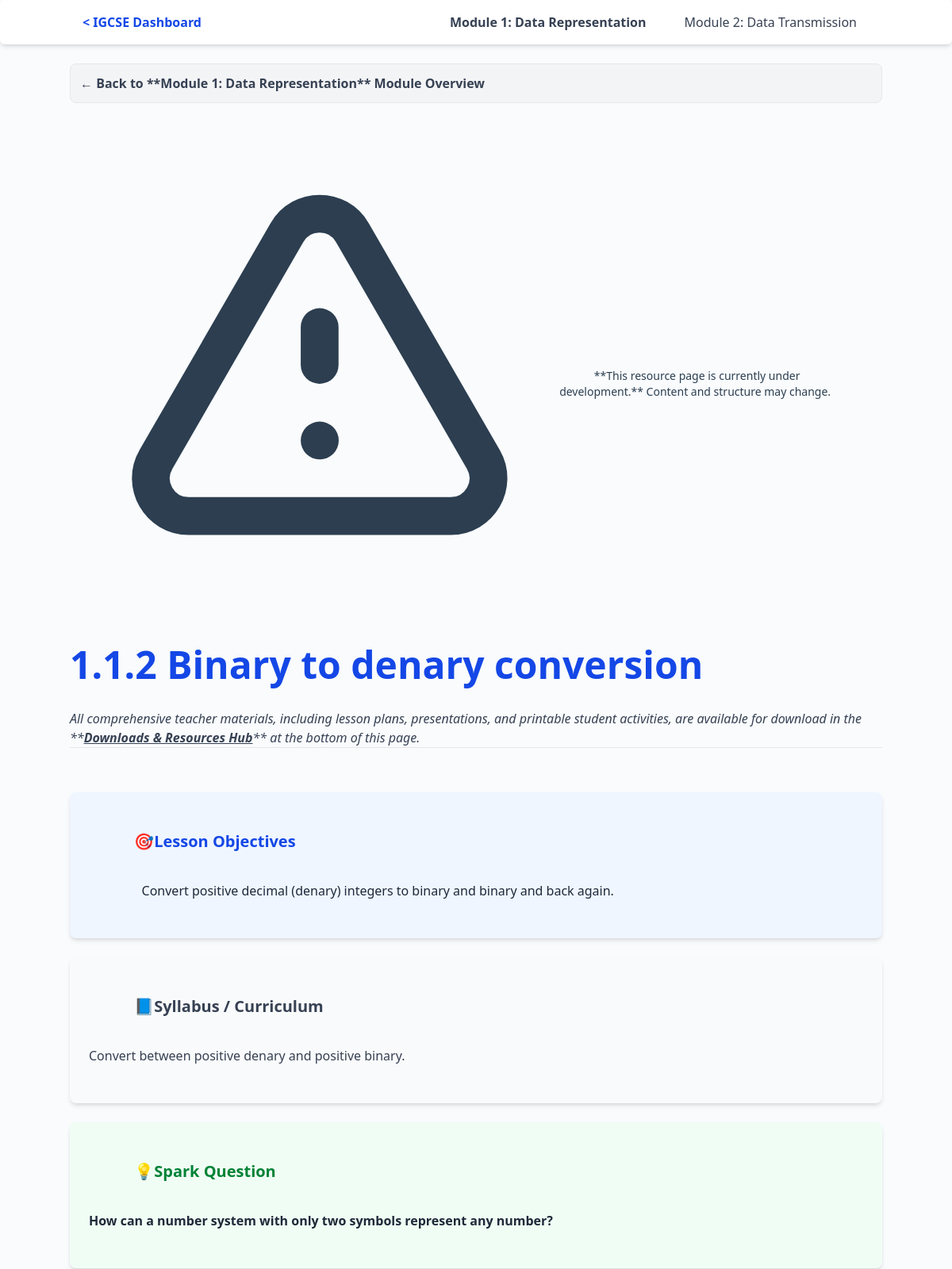
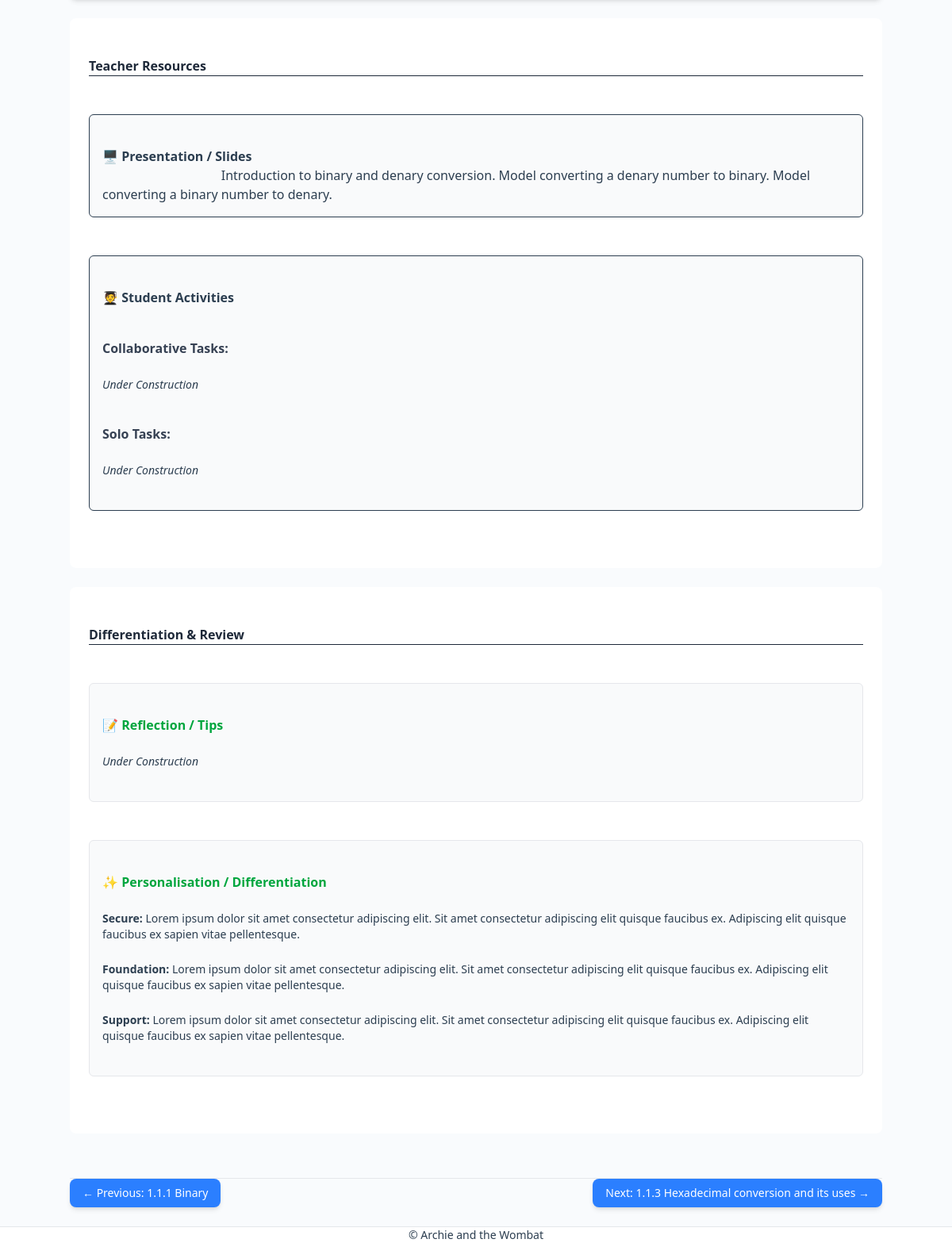
The app's page /igcse/module/module-1-data-representation/binary-to-denary-conversion/ with its own data (2 pictures, top to bottom).
### cam_igcse/models.py (models this page shows, shortened)
class Module(models.Model):
    name = models.CharField(max_length=255)
    slug = models.SlugField(unique=True, blank=True)
    description = models.TextField(blank=True)
    order = models.PositiveIntegerField(default=1)
    class Meta:
        ordering = ['order']

class Topic(models.Model):
    module = models.ForeignKey(Module, related_name='topics', on_delete=models.CASCADE)
    title = models.CharField(max_length=255)
    slug = models.SlugField(unique=True, blank=True)
    short_description = models.TextField(blank=True)
    order = models.PositiveIntegerField(default=1)
    is_free = models.BooleanField(default=False)
    learning_objectives = models.TextField(blank=True)
    syllabus_snapshot = models.TextField(blank=True)
    spark_question = models.TextField(blank=True)
    teacher_presentation = models.TextField(blank=True)
    personalisation_secure = models.TextField(blank=True)
    personalisation_foundation = models.TextField(blank=True)
    personalisation_support = models.TextField(blank=True)
    class Meta:
        ordering = ['order']

### cam_igcse/views.py (the view)
# urls.py: path('module/<slug:module_slug>/<slug:topic_slug>/', TopicDetailView.as_view(), name='topic_detail'),
class TopicDetailView(View):
    def get(self, request, module_slug, topic_slug, *args, **kwargs):
        exercise_prefetch = Prefetch(
            'exercises',
            queryset=Exercise.objects.all().order_by('order'),
            to_attr='exercise_list'
        )
        material_prefetch = Prefetch(
            'materials',
            queryset=Material.objects.all().order_by('order'),
            to_attr='download_list' # Renamed for template compatibility
        )
        topic = get_object_or_404(
            Topic.objects.select_related('module').prefetch_related(exercise_prefetch, material_prefetch),
            module__slug=module_slug,  # Ensures the topic belongs to the correct module
            slug=topic_slug
        )
        all_modules_data = get_all_modules_with_topics()
        all_topics = topic.module.topics.all()
        topic_list = list(all_topics)
        previous_topic = None
        next_topic = None
        try:
            current_index = topic_list.index(topic)
            if current_index > 0:
                previous_topic = topic_list[current_index - 1]
            if current_index < len(topic_list) - 1:
                next_topic = topic_list[current_index + 1]
        except ValueError:
            pass
        context = {
            'module': topic.module,      # Use the module related to the topic
            'topic': topic,
            'all_modules': all_modules_data, # for navbar
            'previous_topic': previous_topic, # NEW
            'next_topic': next_topic,         # NEW
        }
        return render(request, 'learning/topic_detail.html', context)

### cam_igcse/templatetags/exercise_filters.py (called while the page is built)
@register.filter
def filter_by_type(queryset, exercise_type):
    if queryset is not None:
        return queryset.filter(exercise_type=exercise_type)
    return queryset

### cam_igcse/views.py (called while the page is built)
def get_all_modules_with_topics():
    topics_prefetch = Prefetch(
        'topics',
        queryset=Topic.objects.all().order_by('order'),
        to_attr='topic_list' # Stores topics in 'topic_list' attribute
    )
    return Module.objects.all().prefetch_related(topics_prefetch).order_by('order')

### templates/learning/topic_detail.html (shortened to what this page needs)
{% extends "learning/topic_base.html" %}
{% load static %}
{% load exercise_filters %}
{% block content %}
<nav class="mb-8 p-3 bg-gray-100 rounded-lg border border-gray-200">
    <a href="{% url 'cam_igcse:module_detail' module.slug %}"
       class="text-base text-gray-700 hover:text-blue-700 font-semibold transition duration-150 flex items-center">
        &larr; Back to **{{ module.name }}** Module Overview
    </a>
</nav>
<div class="mb-8 p-3 bg-yellow-100 border-l-4 border-yellow-500 rounded-md">
    <div class="flex items-center">
        <p class="text-sm font-medium text-yellow-800">
            **This resource page is currently under development.** Content and structure may change.
        </p>
    </div>
</div>
<h1 class="text-5xl lg:text-6xl font-extrabold text-blue-700 mb-8">
    {{ topic.title }}
</h1>
<p class="text-lg text-gray-700 italic border-b border-gray-200 pb-4 mb-8">
    All comprehensive teacher materials, including lesson plans, presentations, and printable student activities, are available for download in the **<a href="#download-hub" class="text-blue-600 hover:text-blue-800 font-bold underline">Downloads & Resources Hub</a>** at the bottom of this page.
</p>
<div class="space-y-8">
    {% block lesson_objectives %}
    <section class="bg-blue-50 p-6 rounded-lg shadow-md border-l-4 border-blue-500">
        <h2 class="text-xl font-bold text-blue-700 mb-3 flex items-center">
            <span class="mr-2">🎯</span> Lesson Objectives
        </h2>
        {% if topic.learning_objectives %}
            <div class="text-gray-800 text-base space-y-2 list-disc ml-6">
                {{ topic.learning_objectives|safe }}
            </div>
        {% else %}
            <p class="italic text-gray-500">Under Construction</p>
        {% endif %}
    </section>
    {% endblock %}
        {% block syllabus %}
    <section class="bg-gray-50 p-6 rounded-lg shadow-md border-l-4 border-gray-300">
        <h2 class="text-xl font-bold text-gray-700 mb-3 flex items-center">
            <span class="mr-2">📘</span> Syllabus / Curriculum
        </h2>
        {% if topic.syllabus_snapshot %}
            <p class="text-gray-700">{{ topic.syllabus_snapshot|safe }}</p>
        {% else %}
            <p class="italic text-gray-500">Under Construction</p>
        {% endif %}
    </section>
    {% endblock %}
        {% block spark_question %}
    <section class="bg-green-50 p-6 rounded-lg shadow-md border-l-4 border-green-500">
        <h2 class="text-xl font-bold text-green-700 mb-3 flex items-center">
            <span class="mr-2">💡</span> Spark Question
        </h2>
        {% if topic.spark_question %}
            <p class="text-lg font-semibold text-gray-800">{{ topic.spark_question }}</p>
        {% else %}
            <p class="italic text-gray-500">Under Construction</p>
        {% endif %}
    </section>
    {% endblock %}
        {% block teacher_presentation %}
    <section class="bg-white p-6 rounded-lg shadow-lg">
        <h2 class="text-2xl font-bold text-gray-800 mb-4 border-b pb-2">Teacher Resources</h2>
        <div class="space-y-6">
            <div class="p-4 bg-gray-50 rounded-md border">
                <h3 class="text-lg font-semibold mb-2 text-blue-600">🖥️ Presentation / Slides</h3>
                {% if topic.teacher_presentation %}
                    {{ topic.teacher_presentation|safe }}
                {% else %}
                    <p class="italic text-gray-500">Under Construction</p>
                {% endif %}
            </div>
    {% endblock %}
    {% block student_activities %}
            <div class="p-4 bg-gray-50 rounded-md border">
                <h3 class="text-lg font-semibold mb-2 text-blue-600">🧑‍🎓 Student Activities</h3>
                {% with collaborative_tasks=topic.exercises|filter_by_type:'collaborative' %}
                <h4 class="font-bold mt-4 text-gray-700">Collaborative Tasks:</h4>
                {% if collaborative_tasks %}
                    <ul class="list-disc ml-5 text-gray-800 space-y-1">
                        {% for ex in collaborative_tasks %}
                            <li>{{ ex.description|safe }}</li>
                        {% endfor %}
                    </ul>
                {% else %}
                    <p class="italic text-gray-500 text-sm">Under Construction</p>
                {% endif %}
                {% endwith %}
                {% with solo_tasks=topic.exercises|filter_by_type:'solo' %}
                <h4 class="font-bold mt-4 text-gray-700">Solo Tasks:</h4>
                {% if solo_tasks %}
                    <ul class="list-disc ml-5 text-gray-800 space-y-1">
                        {% for ex in solo_tasks %}
                            <li>{{ ex.description|safe }}</li>
                        {% endfor %}
                    </ul>
                {% else %}
                    <p class="italic text-gray-500 text-sm">Under Construction</p>
                {% endif %}
                {% endwith %}
            </div>
    {% endblock %}
        </div>
    </section>
        {% block reflection %}
    <section class="bg-white p-6 rounded-lg shadow-lg">
        <h2 class="text-2xl font-bold text-gray-800 mb-4 border-b pb-2">Differentiation & Review</h2>
        <div class="space-y-6">
            <div class="p-4 bg-gray-50 rounded-md border border-gray-200">
                <h3 class="text-lg font-semibold mb-2 text-green-600">📝 Reflection / Tips</h3>
                {% with reflection_notes=topic.exercises|filter_by_type:'reflection' %}
                {% if reflection_notes %}
                    <ul class="list-disc ml-5 text-gray-800 space-y-1">
                        {% for note in reflection_notes %}
                            <li>{{ note.description|safe }}</li>
                        {% endfor %}
                    </ul>
                {% else %}
                    <p class="italic text-gray-500 text-sm">Under Construction</p>
                {% endif %}
                {% endwith %}
            </div>
    {% endblock %}
    {% block personalisation %}
            <div class="p-4 bg-gray-50 rounded-md border border-gray-200">
                <h3 class="text-lg font-semibold mb-2 text-green-600">✨ Personalisation / Differentiation</h3>
                <p class="mb-1 text-sm"><strong class="text-gray-900">Secure:</strong> {{ topic.personalisation_secure|default:"Under Construction"|safe }}</p>
                <p class="mb-1 text-sm"><strong class="text-gray-900">Foundation:</strong> {{ topic.personalisation_foundation|default:"Under Construction"|safe }}</p>
                <p class="text-sm"><strong class="text-gray-900">Support:</strong> {{ topic.personalisation_support|default:"Under Construction"|safe }}</p>
            </div>
        </div>
    </section>
    {% endblock %}
</div>
<div class="flex justify-between mt-8 pt-4 border-t border-gray-200">
    {% if previous_topic %}
        <a href="{% url 'cam_igcse:topic_detail' module.slug previous_topic.slug %}"
           class="inline-flex items-center px-4 py-2 text-sm font-medium text-white bg-blue-500 rounded-lg hover:bg-blue-600 transition duration-150 shadow-md">
            &larr; Previous: {{ previous_topic.title }}
        </a>
    {% else %}
        <span class="px-4 py-2 text-sm text-gray-400">
            (First Topic in Module)
        </span>
    {% endif %}
    {% if next_topic %}
        <a href="{% url 'cam_igcse:topic_detail' module.slug next_topic.slug %}"
           class="inline-flex items-center px-4 py-2 text-sm font-medium text-white bg-blue-500 rounded-lg hover:bg-blue-600 transition duration-150 shadow-md ml-auto">
            Next: {{ next_topic.title }} &rarr;
        </a>
    {% else %}
        <span class="px-4 py-2 text-sm text-gray-400 ml-auto">
            (End of Module)
        </span>
    {% endif %}
</div>
{% endblock %}

### templates/learning/learning_base.html (shortened to what this page needs)
{% load static %}
<!DOCTYPE html>
<html lang="en">
<head>
    <link rel="stylesheet" href="{% static 'css/tailwind.css' %}">
    <link rel="stylesheet" href="{% static 'css/educator_dashboard.css' %}">
</head>
<body class="bg-gray-50 text-gray-800">
    <nav class="module-navbar bg-white shadow-md rounded-md">
        <div class="container mx-auto flex justify-between items-center p-4">
            <a href="{% url 'cam_igcse:dashboard' %}" class="nav-brand font-bold text-blue-700 flex items-center">
                < IGCSE Dashboard
            </a>
            <ul class="nav-links hidden md:flex gap-1">
                {% for m in all_modules %}
                    <li class="nav-item relative group">
                        <a href="{% url 'cam_igcse:module_detail' m.slug %}"
                           class="px-4 py-2 rounded-lg text-gray-700 hover:bg-blue-500 hover:text-white transition duration-150
                           {% if module and m.slug == module.slug %}bg-blue-100 text-blue-700 font-bold{% endif %}">
                            {{ m.name }}
                        </a>
                    </li>
                {% endfor %}
            </ul>
        </div>
    </nav>
    <main id="igcse-main-dashboard" class="py-6">
        <div class="container mx-auto">
            {% block content %}{% endblock %}
        </div>
    </main>
<footer class="site-footer mt-12 py-4 border-t border-gray-200 bg-white text-center text-gray-500 text-sm">
        © Archie and the Wombat
    </footer>
</body>
</html>

### static/css/educator_dashboard.css (style rules this page uses)
:root { --pro-blue: #3A8DFF; --pro-text: #2C3E50; --pro-light-bg: #F9FBFD; --brand-red: #E60000; --brand-blue: #4a90e2; }
body { background-color: var(--pro-light-bg); color: var(--pro-text); }
*, *::before, *::after { box-sizing: border-box; }
#igcse-main-dashboard { width: 100%; max-width: 1200px; margin-left: auto; margin-right: auto; padding-left: 30px !important; padding-right: 30px !important; overflow-x: hidden; }
.module-navbar { height: 40px !important; min-height: 40px !important; background-color: #fff; border-radius: 8px; box-shadow: 0 4px 12px rgba(0,0,0,0.08); position: sticky; top: 0; z-index: 50; margin-bottom: 15px; padding: 0 !important; }
.nav-brand { display: flex !important; align-items: center !important; font-weight: 600; color: var(--pro-blue); font-size: 0.9rem !important; text-decoration: none; transition: color 0.2s; }
.nav-links { display: none !important; list-style: none; padding: 0 !important; margin: 0 !important; }
.nav-links li { display: inline-block !important; margin-left: 0.75rem; }
.nav-links a { padding: 0.3rem 0.6rem !important; border-radius: 4px; text-decoration: none; color: var(--pro-text); font-weight: 500; font-size: 0.9rem; }
@media (min-width: 768px) { .nav-links { position: static !important; display: flex !important; align-items: center !important; background-color: transparent !important; box-shadow: none !important; } }

### records on screen
Module: name "Module 1: Data Representation"
Module: name "Module 2: Data Transmission"
Topic: title "1.1.2 Binary to denary conversion", learning_objectives "Convert positive decimal (denary) integers to binary and binary and back again.", syllabus_snapshot "Convert between positive denary and positive binary.", spark_question "How can a number system with only two symbols represent any number?", teacher_presentation "Introduction to binary and denary conversion. Model converting a denary number to binary. Model converting a binary number to denary.", personalisation_secure "Lorem ipsum dolor sit amet consectetur adipiscing elit. Sit amet consectetur adipiscing elit quisque faucibus ex. Adipiscing elit quisque faucibus ex sapien vitae pellentesque.", personalisation_foundation "Lorem ipsum dolor sit amet consectetur adipiscing elit. Sit amet consectetur adipiscing elit quisque faucibus ex. Adipiscing elit quisque faucibus ex sapien vitae pellentesque.", personalisation_support "Lorem ipsum dolor sit amet consectetur adipiscing elit. Sit amet consectetur adipiscing elit quisque faucibus ex. Adipiscing elit quisque faucibus ex sapien vitae pellentesque."
Topic: title "1.1.1 Binary"
Topic: title "1.1.3 Hexadecimal conversion and its uses"
